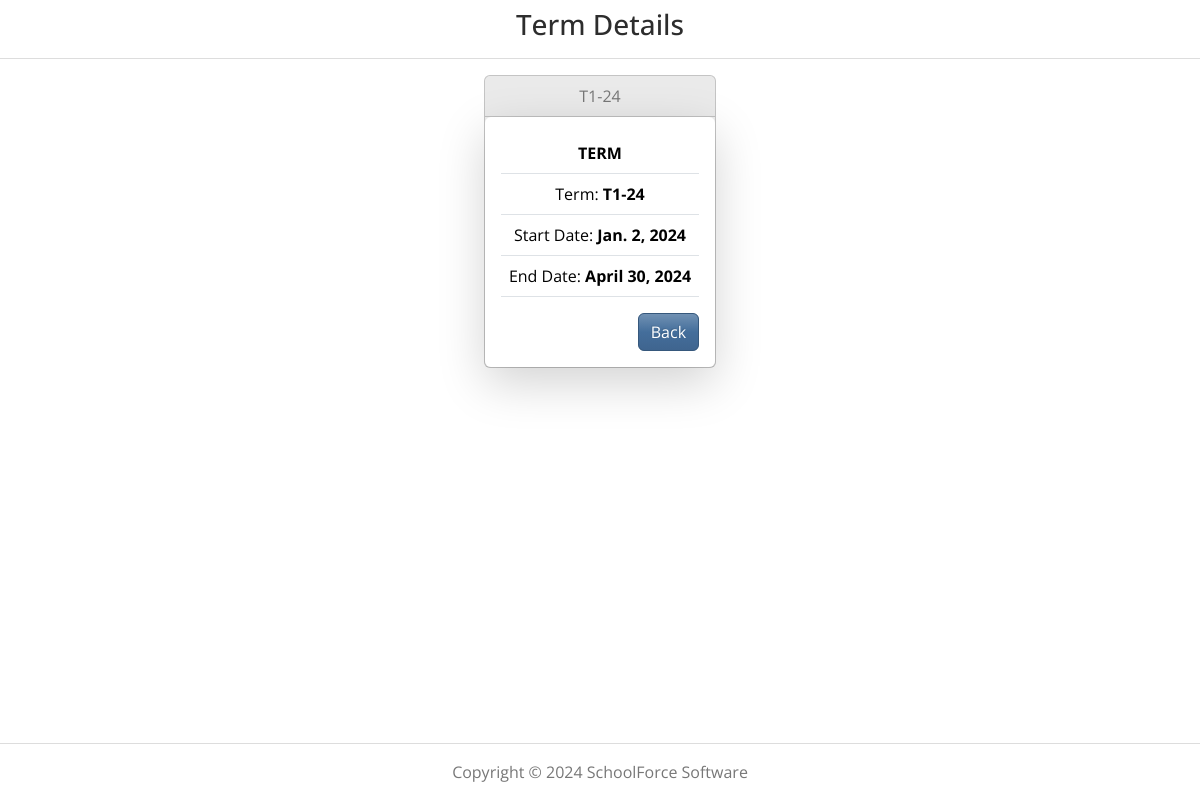
The app's page /term_detail/1/ (signed in), older data.
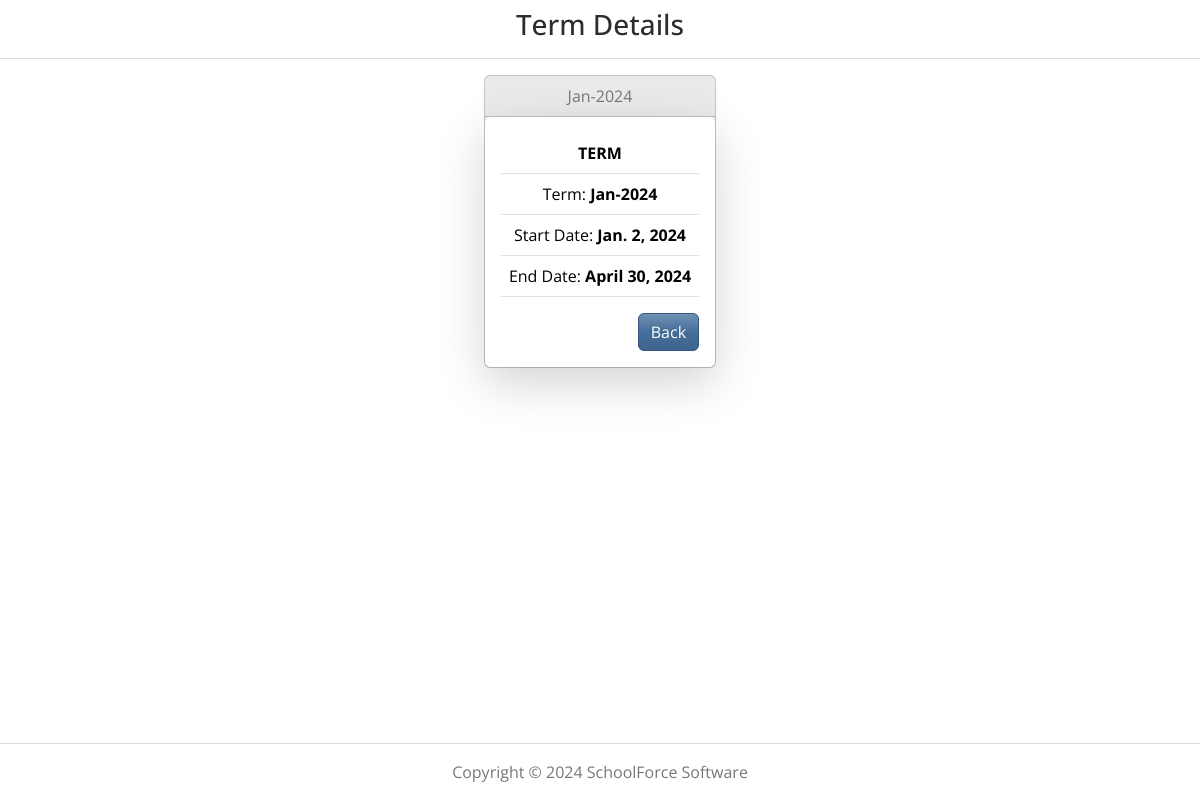
The same page, newer data.
### cmsmain/models.py (models this page shows)
class Term(models.Model):
    term_code = models.CharField(max_length=20, unique=True)
    start_date = models.DateField()
    end_date = models.DateField()
    def __str__(self):
        return self.term_code

### cmsmain/views.py (the view)
# urls.py: path('term_detail/<int:pk>/', views.TermDetailView.as_view(), name='term_detail'),
@method_decorator(login_required, name='dispatch')
class TermDetailView(DetailView):
    model = Term
    template_name = 'app_term/term_detail.html'

### cmsmain/templates/app_term/term_detail.html
{% extends 'cmsmain/base.html' %}
{% load static %}
{% block content %}
<h3 class="mt-2 text-center">Term Details</h3>
<hr />
<div class="d-flex justify-content-center">
    <div class="row">
        <div class="col col-md">
            <div class="card bg-light mb-3">
                <div class="card-header">
                    {{ term }}
                </div>
                <div class="card-body shadow-lg bg-body rounded">
                    <table class="table">
                        <tr><th>TERM</th></tr>
                        <tr><td>Term: <strong>{{term.term_code}}</strong></td></tr>
                        <tr><td>Start Date: <strong>{{term.start_date}}</strong></td></tr>
                        <tr><td>End Date: <strong>{{term.end_date}}</strong></td></tr>
                    </table>
                    <a href="/term_list/" class="btn btn-primary float-end" role="button">Back</a>
                </div>
            </div>
        </div>
    </div>
</div>
{% endblock %}

Row changes from the older to the newer data that the page shows:
changed Term: term_code "T1-24" → "Jan-2024"
